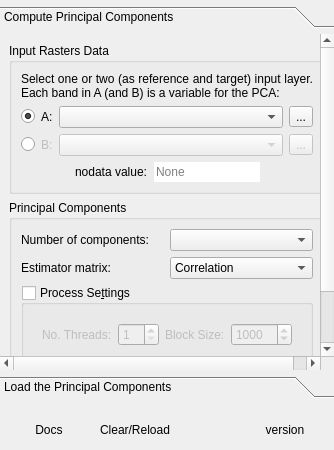
<?xml version="1.0" encoding="UTF-8"?>
<ui version="4.0">
 <class>PCA4CDDialogBase</class>
 <widget class="QDialog" name="PCA4CDDialogBase">
  <property name="windowTitle">
   <string>PCA4CD - Compute the Principal Components</string>
  </property>
  <layout class="QVBoxLayout" name="verticalLayout">
   <property name="spacing">
    <number>0</number>
   </property>
   <property name="leftMargin">
    <number>0</number>
   </property>
   <property name="topMargin">
    <number>0</number>
   </property>
   <property name="rightMargin">
    <number>0</number>
   </property>
   <property name="bottomMargin">
    <number>0</number>
   </property>
   <item>
    <widget class="QgsMessageBar" name="MsgBar">
     <property name="sizePolicy">
      <sizepolicy hsizetype="Minimum" vsizetype="Fixed">
       <horstretch>0</horstretch>
       <verstretch>0</verstretch>
      </sizepolicy>
     </property>
     <property name="frameShape">
      <enum>QFrame::NoFrame</enum>
     </property>
     <property name="lineWidth">
      <number>0</number>
     </property>
    </widget>
   </item>
   <item>
    <spacer name="verticalSpacer_3">
     <property name="orientation">
      <enum>Qt::Vertical</enum>
     </property>
     <property name="sizeType">
      <enum>QSizePolicy::Fixed</enum>
     </property>
     <property name="sizeHint" stdset="0">
      <size>
       <width>20</width>
       <height>6</height>
      </size>
     </property>
    </spacer>
   </item>
   <item>
    <widget class="QToolBox" name="toolBox">
     <widget class="QWidget" name="ComputePCA">
      <attribute name="label">
       <string>Compute Principal Components</string>
      </attribute>
      <layout class="QVBoxLayout" name="verticalLayout_4">
       <item>
        <widget class="QGroupBox" name="QGBox_InputData">
         <property name="title">
          <string>Input Rasters Data</string>
         </property>
         <layout class="QVBoxLayout" name="verticalLayout_3">
          <item>
           <widget class="QLabel" name="label_5">
            <property name="text">
             <string>Select one or two (as reference and target) input layer. Each band in A (and B) is a variable for the PCA:</string>
            </property>
            <property name="alignment">
             <set>Qt::AlignJustify|Qt::AlignVCenter</set>
            </property>
            <property name="wordWrap">
             <bool>true</bool>
            </property>
           </widget>
          </item>
          <item>
           <widget class="QWidget" name="widget_0" native="true">
            <layout class="QHBoxLayout" name="horizontalLayout_11">
             <property name="leftMargin">
              <number>0</number>
             </property>
             <property name="topMargin">
              <number>0</number>
             </property>
             <property name="rightMargin">
              <number>0</number>
             </property>
             <property name="bottomMargin">
              <number>0</number>
             </property>
             <item>
              <widget class="QRadioButton" name="EnableInputData_A">
               <property name="enabled">
                <bool>true</bool>
               </property>
               <property name="text">
                <string/>
               </property>
               <property name="checkable">
                <bool>true</bool>
               </property>
               <property name="checked">
                <bool>true</bool>
               </property>
              </widget>
             </item>
             <item>
              <widget class="QWidget" name="widget_4" native="true">
               <layout class="QHBoxLayout" name="horizontalLayout_4">
                <property name="leftMargin">
                 <number>0</number>
                </property>
                <property name="topMargin">
                 <number>0</number>
                </property>
                <property name="rightMargin">
                 <number>0</number>
                </property>
                <property name="bottomMargin">
                 <number>0</number>
                </property>
                <item>
                 <widget class="QLabel" name="label_3">
                  <property name="text">
                   <string>A:</string>
                  </property>
                 </widget>
                </item>
                <item>
                 <widget class="QgsMapLayerComboBox" name="QCBox_InputData_A">
                  <property name="sizePolicy">
                   <sizepolicy hsizetype="Expanding" vsizetype="Fixed">
                    <horstretch>0</horstretch>
                    <verstretch>0</verstretch>
                   </sizepolicy>
                  </property>
                  <property name="focusPolicy">
                   <enum>Qt::StrongFocus</enum>
                  </property>
                  <property name="frame">
                   <bool>true</bool>
                  </property>
                  <property name="allowEmptyLayer">
                   <bool>true</bool>
                  </property>
                 </widget>
                </item>
                <item>
                 <widget class="QToolButton" name="QPBtn_browseData_A">
                  <property name="text">
                   <string>...</string>
                  </property>
                 </widget>
                </item>
               </layout>
              </widget>
             </item>
            </layout>
           </widget>
          </item>
          <item>
           <widget class="QWidget" name="widget_1" native="true">
            <layout class="QHBoxLayout" name="horizontalLayout_12">
             <property name="leftMargin">
              <number>0</number>
             </property>
             <property name="topMargin">
              <number>0</number>
             </property>
             <property name="rightMargin">
              <number>0</number>
             </property>
             <property name="bottomMargin">
              <number>0</number>
             </property>
             <item>
              <widget class="QRadioButton" name="EnableInputData_B">
               <property name="text">
                <string/>
               </property>
              </widget>
             </item>
             <item>
              <widget class="QWidget" name="widget_3" native="true">
               <property name="enabled">
                <bool>false</bool>
               </property>
               <layout class="QHBoxLayout" name="horizontalLayout_3">
                <property name="leftMargin">
                 <number>0</number>
                </property>
                <property name="topMargin">
                 <number>0</number>
                </property>
                <property name="rightMargin">
                 <number>0</number>
                </property>
                <property name="bottomMargin">
                 <number>0</number>
                </property>
                <item>
                 <widget class="QLabel" name="label_4">
                  <property name="text">
                   <string>B:</string>
                  </property>
                 </widget>
                </item>
                <item>
                 <widget class="QgsMapLayerComboBox" name="QCBox_InputData_B">
                  <property name="sizePolicy">
                   <sizepolicy hsizetype="Expanding" vsizetype="Fixed">
                    <horstretch>0</horstretch>
                    <verstretch>0</verstretch>
                   </sizepolicy>
                  </property>
                  <property name="focusPolicy">
                   <enum>Qt::StrongFocus</enum>
                  </property>
                  <property name="frame">
                   <bool>true</bool>
                  </property>
                  <property name="allowEmptyLayer">
                   <bool>true</bool>
                  </property>
                 </widget>
                </item>
                <item>
                 <widget class="QToolButton" name="QPBtn_browseData_B">
                  <property name="text">
                   <string>...</string>
                  </property>
                 </widget>
                </item>
               </layout>
              </widget>
             </item>
            </layout>
           </widget>
          </item>
          <item>
           <widget class="QWidget" name="widget_7" native="true">
            <layout class="QHBoxLayout" name="horizontalLayout_6">
             <property name="leftMargin">
              <number>0</number>
             </property>
             <property name="topMargin">
              <number>0</number>
             </property>
             <property name="rightMargin">
              <number>0</number>
             </property>
             <property name="bottomMargin">
              <number>0</number>
             </property>
             <item>
              <spacer name="horizontalSpacer_8">
               <property name="orientation">
                <enum>Qt::Horizontal</enum>
               </property>
               <property name="sizeHint" stdset="0">
                <size>
                 <width>40</width>
                 <height>20</height>
                </size>
               </property>
              </spacer>
             </item>
             <item>
              <widget class="QLabel" name="label_8">
               <property name="text">
                <string>nodata value:</string>
               </property>
              </widget>
             </item>
             <item>
              <widget class="QLineEdit" name="NoData_ComputePCA">
               <property name="toolTip">
                <string>The nodata value set automatically from the stack A if this has the nodata value set</string>
               </property>
               <property name="frame">
                <bool>false</bool>
               </property>
               <property name="placeholderText">
                <string>None</string>
               </property>
              </widget>
             </item>
             <item>
              <spacer name="horizontalSpacer_9">
               <property name="orientation">
                <enum>Qt::Horizontal</enum>
               </property>
               <property name="sizeHint" stdset="0">
                <size>
                 <width>40</width>
                 <height>20</height>
                </size>
               </property>
              </spacer>
             </item>
            </layout>
           </widget>
          </item>
         </layout>
        </widget>
       </item>
       <item>
        <widget class="QGroupBox" name="QGBox_PrincipalComponents">
         <property name="title">
          <string>Principal Components</string>
         </property>
         <layout class="QVBoxLayout" name="verticalLayout_5">
          <item>
           <widget class="QWidget" name="widget" native="true">
            <layout class="QHBoxLayout" name="horizontalLayout">
             <property name="leftMargin">
              <number>0</number>
             </property>
             <property name="topMargin">
              <number>0</number>
             </property>
             <property name="rightMargin">
              <number>0</number>
             </property>
             <property name="bottomMargin">
              <number>0</number>
             </property>
             <item>
              <widget class="QLabel" name="label">
               <property name="text">
                <string>Number of components:</string>
               </property>
              </widget>
             </item>
             <item>
              <widget class="QComboBox" name="QCBox_nComponents"/>
             </item>
            </layout>
           </widget>
          </item>
          <item>
           <widget class="QWidget" name="widget_2" native="true">
            <layout class="QHBoxLayout" name="horizontalLayout_2">
             <property name="leftMargin">
              <number>0</number>
             </property>
             <property name="topMargin">
              <number>0</number>
             </property>
             <property name="rightMargin">
              <number>0</number>
             </property>
             <property name="bottomMargin">
              <number>0</number>
             </property>
             <item>
              <widget class="QLabel" name="label_2">
               <property name="text">
                <string>Estimator matrix:</string>
               </property>
              </widget>
             </item>
             <item>
              <widget class="QComboBox" name="QCBox_EstimatorMatrix">
               <item>
                <property name="text">
                 <string>Correlation</string>
                </property>
               </item>
               <item>
                <property name="text">
                 <string>Covariance</string>
                </property>
               </item>
              </widget>
             </item>
            </layout>
           </widget>
          </item>
          <item>
           <widget class="QGroupBox" name="groupBox_2">
            <property name="title">
             <string>Process Se&amp;ttings</string>
            </property>
            <property name="checkable">
             <bool>true</bool>
            </property>
            <property name="checked">
             <bool>false</bool>
            </property>
            <layout class="QVBoxLayout" name="verticalLayout_6">
             <item>
              <widget class="QWidget" name="group_ProcessSettings" native="true">
               <layout class="QHBoxLayout" name="horizontalLayout_5">
                <item>
                 <widget class="QLabel" name="label_6">
                  <property name="text">
                   <string>No. Threads:</string>
                  </property>
                 </widget>
                </item>
                <item>
                 <widget class="QSpinBox" name="nThreads">
                  <property name="minimum">
                   <number>1</number>
                  </property>
                 </widget>
                </item>
                <item>
                 <widget class="QLabel" name="label_7">
                  <property name="text">
                   <string>Block Size:</string>
                  </property>
                 </widget>
                </item>
                <item>
                 <widget class="QSpinBox" name="BlockSize">
                  <property name="minimum">
                   <number>50</number>
                  </property>
                  <property name="maximum">
                   <number>10000</number>
                  </property>
                  <property name="singleStep">
                   <number>10</number>
                  </property>
                  <property name="value">
                   <number>1000</number>
                  </property>
                 </widget>
                </item>
               </layout>
              </widget>
             </item>
            </layout>
           </widget>
          </item>
         </layout>
        </widget>
       </item>
       <item>
        <widget class="QPushButton" name="QPBtn_runPCA">
         <property name="text">
          <string>Compute Principal Components</string>
         </property>
        </widget>
       </item>
       <item>
        <spacer name="verticalSpacer_4">
         <property name="orientation">
          <enum>Qt::Vertical</enum>
         </property>
         <property name="sizeType">
          <enum>QSizePolicy::Fixed</enum>
         </property>
         <property name="sizeHint" stdset="0">
          <size>
           <width>20</width>
           <height>6</height>
          </size>
         </property>
        </spacer>
       </item>
      </layout>
     </widget>
     <widget class="QWidget" name="LoadPCA">
      <property name="geometry">
       <rect>
        <x>0</x>
        <y>0</y>
        <width>374</width>
        <height>258</height>
       </rect>
      </property>
      <attribute name="label">
       <string>Load the Principal Components</string>
      </attribute>
      <layout class="QVBoxLayout" name="verticalLayout_7">
       <item>
        <widget class="QGroupBox" name="groupBox">
         <property name="toolTip">
          <string>Load the stack of the principal components externally</string>
         </property>
         <property name="title">
          <string>Select &amp;the stack for load</string>
         </property>
         <property name="checked">
          <bool>false</bool>
         </property>
         <layout class="QVBoxLayout" name="verticalLayout_8">
          <item>
           <widget class="QWidget" name="Widget_LoadStackPC" native="true">
            <layout class="QVBoxLayout" name="verticalLayout_9">
             <property name="leftMargin">
              <number>0</number>
             </property>
             <property name="topMargin">
              <number>0</number>
             </property>
             <property name="rightMargin">
              <number>0</number>
             </property>
             <property name="bottomMargin">
              <number>0</number>
             </property>
             <item>
              <widget class="QWidget" name="widget_8" native="true">
               <layout class="QHBoxLayout" name="horizontalLayout_7">
                <property name="leftMargin">
                 <number>0</number>
                </property>
                <property name="topMargin">
                 <number>0</number>
                </property>
                <property name="rightMargin">
                 <number>0</number>
                </property>
                <property name="bottomMargin">
                 <number>0</number>
                </property>
                <item>
                 <widget class="QgsMapLayerComboBox" name="QCBox_LoadStackPCA">
                  <property name="sizePolicy">
                   <sizepolicy hsizetype="Expanding" vsizetype="Fixed">
                    <horstretch>0</horstretch>
                    <verstretch>0</verstretch>
                   </sizepolicy>
                  </property>
                  <property name="focusPolicy">
                   <enum>Qt::StrongFocus</enum>
                  </property>
                  <property name="frame">
                   <bool>true</bool>
                  </property>
                  <property name="allowEmptyLayer">
                   <bool>true</bool>
                  </property>
                 </widget>
                </item>
                <item>
                 <widget class="QToolButton" name="QPBtn_browsePCA">
                  <property name="text">
                   <string>...</string>
                  </property>
                 </widget>
                </item>
               </layout>
              </widget>
             </item>
             <item>
              <widget class="QWidget" name="widget_9" native="true">
               <layout class="QHBoxLayout" name="horizontalLayout_8">
                <property name="leftMargin">
                 <number>0</number>
                </property>
                <property name="topMargin">
                 <number>0</number>
                </property>
                <property name="rightMargin">
                 <number>0</number>
                </property>
                <property name="bottomMargin">
                 <number>0</number>
                </property>
                <item>
                 <spacer name="horizontalSpacer_11">
                  <property name="orientation">
                   <enum>Qt::Horizontal</enum>
                  </property>
                  <property name="sizeHint" stdset="0">
                   <size>
                    <width>40</width>
                    <height>20</height>
                   </size>
                  </property>
                 </spacer>
                </item>
                <item>
                 <widget class="QLabel" name="label_9">
                  <property name="text">
                   <string>nodata value:</string>
                  </property>
                 </widget>
                </item>
                <item>
                 <widget class="QLineEdit" name="NoData_LoadPCA">
                  <property name="toolTip">
                   <string>The nodata value set automatically from the stack A if this has the nodata value set</string>
                  </property>
                  <property name="frame">
                   <bool>false</bool>
                  </property>
                  <property name="placeholderText">
                   <string>None</string>
                  </property>
                 </widget>
                </item>
                <item>
                 <spacer name="horizontalSpacer_12">
                  <property name="orientation">
                   <enum>Qt::Horizontal</enum>
                  </property>
                  <property name="sizeHint" stdset="0">
                   <size>
                    <width>40</width>
                    <height>20</height>
                   </size>
                  </property>
                 </spacer>
                </item>
               </layout>
              </widget>
             </item>
            </layout>
           </widget>
          </item>
         </layout>
        </widget>
       </item>
       <item>
        <widget class="QPushButton" name="QPBtn_LoadStackPCA">
         <property name="text">
          <string>Load the Principal Components</string>
         </property>
        </widget>
       </item>
       <item>
        <spacer name="verticalSpacer">
         <property name="orientation">
          <enum>Qt::Vertical</enum>
         </property>
         <property name="sizeHint" stdset="0">
          <size>
           <width>20</width>
           <height>6</height>
          </size>
         </property>
        </spacer>
       </item>
      </layout>
     </widget>
    </widget>
   </item>
   <item>
    <widget class="QWidget" name="widget_5" native="true">
     <layout class="QVBoxLayout" name="verticalLayout_2">
      <item>
       <spacer name="verticalSpacer_2">
        <property name="orientation">
         <enum>Qt::Vertical</enum>
        </property>
        <property name="sizeHint" stdset="0">
         <size>
          <width>20</width>
          <height>12</height>
         </size>
        </property>
       </spacer>
      </item>
      <item>
       <widget class="QWidget" name="widget_plugin_info" native="true">
        <layout class="QHBoxLayout" name="horizontalLayout_25">
         <property name="leftMargin">
          <number>0</number>
         </property>
         <property name="topMargin">
          <number>0</number>
         </property>
         <property name="rightMargin">
          <number>0</number>
         </property>
         <property name="bottomMargin">
          <number>0</number>
         </property>
         <item>
          <widget class="QPushButton" name="QPBtn_PluginDocs">
           <property name="font">
            <font>
             <pointsize>9</pointsize>
            </font>
           </property>
           <property name="cursor">
            <cursorShape>WhatsThisCursor</cursorShape>
           </property>
           <property name="toolTip">
            <string>Open the PCA4CD documentation</string>
           </property>
           <property name="text">
            <string>Docs</string>
           </property>
           <property name="icon">
            <iconset>
             <normaloff>:/plugins/pca4cd/icons/about.svg</normaloff>:/plugins/pca4cd/icons/about.svg</iconset>
           </property>
           <property name="flat">
            <bool>true</bool>
           </property>
          </widget>
         </item>
         <item>
          <widget class="QPushButton" name="QPBtn_PluginClearReload">
           <property name="font">
            <font>
             <pointsize>9</pointsize>
            </font>
           </property>
           <property name="cursor">
            <cursorShape>PointingHandCursor</cursorShape>
           </property>
           <property name="toolTip">
            <string>Clear all and reload the PCA4CD plugin.</string>
           </property>
           <property name="text">
            <string>Clear/Reload</string>
           </property>
           <property name="icon">
            <iconset>
             <normaloff>:/plugins/pca4cd/icons/reload.svg</normaloff>:/plugins/pca4cd/icons/reload.svg</iconset>
           </property>
           <property name="flat">
            <bool>true</bool>
           </property>
          </widget>
         </item>
         <item>
          <spacer name="horizontalSpacer_10">
           <property name="orientation">
            <enum>Qt::Horizontal</enum>
           </property>
           <property name="sizeHint" stdset="0">
            <size>
             <width>40</width>
             <height>20</height>
            </size>
           </property>
          </spacer>
         </item>
         <item>
          <widget class="QPushButton" name="QPBtn_PluginInfo">
           <property name="font">
            <font>
             <pointsize>9</pointsize>
            </font>
           </property>
           <property name="cursor">
            <cursorShape>WhatsThisCursor</cursorShape>
           </property>
           <property name="toolTip">
            <string>About</string>
           </property>
           <property name="text">
            <string>version</string>
           </property>
           <property name="icon">
            <iconset>
             <normaloff>:/plugins/pca4cd/icons/pca4cd.svg</normaloff>:/plugins/pca4cd/icons/pca4cd.svg</iconset>
           </property>
           <property name="flat">
            <bool>true</bool>
           </property>
          </widget>
         </item>
        </layout>
       </widget>
      </item>
     </layout>
    </widget>
   </item>
  </layout>
 </widget>
 <customwidgets>
  <customwidget>
   <class>QgsMapLayerComboBox</class>
   <extends>QComboBox</extends>
   <header>qgsmaplayercombobox.h</header>
  </customwidget>
  <customwidget>
   <class>QgsMessageBar</class>
   <extends>QFrame</extends>
   <header>qgis.gui</header>
   <container>1</container>
  </customwidget>
 </customwidgets>
 <resources/>
 <connections>
  <connection>
   <sender>EnableInputData_B</sender>
   <signal>clicked(bool)</signal>
   <receiver>widget_3</receiver>
   <slot>setEnabled(bool)</slot>
   <hints>
    <hint type="sourcelabel">
     <x>26</x>
     <y>320</y>
    </hint>
    <hint type="destinationlabel">
     <x>114</x>
     <y>353</y>
    </hint>
   </hints>
  </connection>
  <connection>
   <sender>groupBox_2</sender>
   <signal>clicked(bool)</signal>
   <receiver>group_ProcessSettings</receiver>
   <slot>setVisible(bool)</slot>
   <hints>
    <hint type="sourcelabel">
     <x>226</x>
     <y>675</y>
    </hint>
    <hint type="destinationlabel">
     <x>191</x>
     <y>709</y>
    </hint>
   </hints>
  </connection>
 </connections>
</ui>
